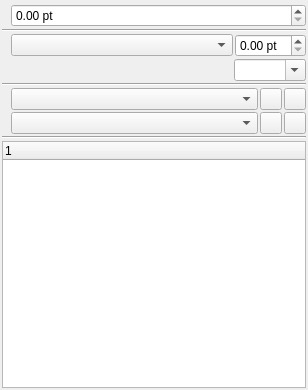
<?xml version="1.0" encoding="UTF-8"?>
<ui version="4.0">
 <class>PropertiesPalette_TextBase</class>
 <widget class="QWidget" name="PropertiesPalette_TextBase">
  <property name="geometry">
   <rect>
    <x>0</x>
    <y>0</y>
    <width>308</width>
    <height>390</height>
   </rect>
  </property>
  <property name="windowTitle">
   <string notr="true">Form</string>
  </property>
  <layout class="QVBoxLayout" name="verticalLayout">
   <property name="spacing">
    <number>2</number>
   </property>
   <property name="leftMargin">
    <number>2</number>
   </property>
   <property name="topMargin">
    <number>2</number>
   </property>
   <property name="rightMargin">
    <number>2</number>
   </property>
   <property name="bottomMargin">
    <number>2</number>
   </property>
   <item>
    <widget class="FontComboH" name="fonts" native="true"/>
   </item>
   <item>
    <layout class="QHBoxLayout" name="horizontalLayout">
     <item>
      <widget class="QLabel" name="fontSizeLabel">
       <property name="sizePolicy">
        <sizepolicy hsizetype="Preferred" vsizetype="Fixed">
         <horstretch>0</horstretch>
         <verstretch>0</verstretch>
        </sizepolicy>
       </property>
       <property name="text">
        <string/>
       </property>
       <property name="pixmap">
        <pixmap>../../resources/icons/zeichen.png</pixmap>
       </property>
       <property name="alignment">
        <set>Qt::AlignLeading|Qt::AlignLeft|Qt::AlignVCenter</set>
       </property>
      </widget>
     </item>
     <item>
      <widget class="ScrSpinBox" name="fontSize">
       <property name="sizePolicy">
        <sizepolicy hsizetype="MinimumExpanding" vsizetype="Fixed">
         <horstretch>0</horstretch>
         <verstretch>0</verstretch>
        </sizepolicy>
       </property>
       <property name="toolTip">
        <string>Font Size</string>
       </property>
       <property name="suffix">
        <string> pt</string>
       </property>
      </widget>
     </item>
    </layout>
   </item>
   <item>
    <widget class="Line" name="line_3">
     <property name="orientation">
      <enum>Qt::Horizontal</enum>
     </property>
    </widget>
   </item>
   <item>
    <layout class="QHBoxLayout" name="horizontalLayout_2">
     <item>
      <widget class="QLabel" name="lineSpacingLabel">
       <property name="sizePolicy">
        <sizepolicy hsizetype="Preferred" vsizetype="Fixed">
         <horstretch>0</horstretch>
         <verstretch>0</verstretch>
        </sizepolicy>
       </property>
       <property name="text">
        <string/>
       </property>
       <property name="pixmap">
        <pixmap>../../resources/icons/linespacing2.png</pixmap>
       </property>
      </widget>
     </item>
     <item>
      <widget class="QComboBox" name="lineSpacingModeCombo">
       <property name="sizePolicy">
        <sizepolicy hsizetype="MinimumExpanding" vsizetype="Fixed">
         <horstretch>0</horstretch>
         <verstretch>0</verstretch>
        </sizepolicy>
       </property>
       <property name="toolTip">
        <string>Select the line spacing mode</string>
       </property>
      </widget>
     </item>
     <item>
      <widget class="ScrSpinBox" name="lineSpacing">
       <property name="sizePolicy">
        <sizepolicy hsizetype="Preferred" vsizetype="Fixed">
         <horstretch>0</horstretch>
         <verstretch>0</verstretch>
        </sizepolicy>
       </property>
       <property name="toolTip">
        <string>Line Spacing</string>
       </property>
       <property name="suffix">
        <string> pt</string>
       </property>
      </widget>
     </item>
    </layout>
   </item>
   <item>
    <layout class="QHBoxLayout" name="horizontalLayout_5">
     <item alignment="Qt::AlignLeft">
      <widget class="DirectionSelect" name="textDirection" native="true"/>
     </item>
     <item>
      <widget class="AlignSelect" name="textAlignment" native="true"/>
     </item>
     <item>
      <spacer name="horizontalSpacer_2">
       <property name="orientation">
        <enum>Qt::Horizontal</enum>
       </property>
       <property name="sizeHint" stdset="0">
        <size>
         <width>40</width>
         <height>20</height>
        </size>
       </property>
      </spacer>
     </item>
     <item>
      <widget class="QComboBox" name="langCombo">
       <property name="toolTip">
        <string>Text Language</string>
       </property>
       <property name="editable">
        <bool>true</bool>
       </property>
      </widget>
     </item>
    </layout>
   </item>
   <item>
    <layout class="QHBoxLayout" name="horizontalLayout_6"/>
   </item>
   <item>
    <widget class="Line" name="line">
     <property name="orientation">
      <enum>Qt::Horizontal</enum>
     </property>
    </widget>
   </item>
   <item>
    <layout class="QHBoxLayout" name="horizontalLayout_3">
     <item>
      <widget class="QLabel" name="paraStyleLabel">
       <property name="sizePolicy">
        <sizepolicy hsizetype="Preferred" vsizetype="Fixed">
         <horstretch>0</horstretch>
         <verstretch>0</verstretch>
        </sizepolicy>
       </property>
       <property name="text">
        <string/>
       </property>
       <property name="pixmap">
        <pixmap>../../resources/icons/zeichen.png</pixmap>
       </property>
      </widget>
     </item>
     <item>
      <widget class="ParaStyleComboBox" name="paraStyleCombo">
       <property name="sizePolicy">
        <sizepolicy hsizetype="MinimumExpanding" vsizetype="Fixed">
         <horstretch>0</horstretch>
         <verstretch>0</verstretch>
        </sizepolicy>
       </property>
       <property name="toolTip">
        <string>Paragraph style of currently selected text or paragraph</string>
       </property>
      </widget>
     </item>
     <item>
      <widget class="QToolButton" name="paraStyleClear">
       <property name="maximumSize">
        <size>
         <width>22</width>
         <height>22</height>
        </size>
       </property>
       <property name="toolTip">
        <string>Remove Direct Paragraph Formatting</string>
       </property>
       <property name="text">
        <string/>
       </property>
       <property name="icon">
        <iconset>
         <normaloff>../../resources/icons/16/edit-clear.png</normaloff>../../resources/icons/16/edit-clear.png</iconset>
       </property>
      </widget>
     </item>
     <item>
      <widget class="QToolButton" name="paraStyleCreate">
       <property name="maximumSize">
        <size>
         <width>22</width>
         <height>22</height>
        </size>
       </property>
       <property name="toolTip">
        <string>Create a paragraph style based on the selection</string>
       </property>
       <property name="text">
        <string/>
       </property>
       <property name="icon">
        <iconset>
         <normaloff>../../resources/icons/16/create-style.png</normaloff>../../resources/icons/16/create-style.png</iconset>
       </property>
      </widget>
     </item>
    </layout>
   </item>
   <item>
    <layout class="QHBoxLayout" name="horizontalLayout_4">
     <item>
      <widget class="QLabel" name="charStyleLabel">
       <property name="sizePolicy">
        <sizepolicy hsizetype="Preferred" vsizetype="Fixed">
         <horstretch>0</horstretch>
         <verstretch>0</verstretch>
        </sizepolicy>
       </property>
       <property name="text">
        <string/>
       </property>
       <property name="pixmap">
        <pixmap>../../resources/icons/zeichen.png</pixmap>
       </property>
      </widget>
     </item>
     <item>
      <widget class="CharStyleComboBox" name="charStyleCombo">
       <property name="sizePolicy">
        <sizepolicy hsizetype="MinimumExpanding" vsizetype="Fixed">
         <horstretch>0</horstretch>
         <verstretch>0</verstretch>
        </sizepolicy>
       </property>
       <property name="toolTip">
        <string>Character style of currently selected text or paragraph</string>
       </property>
      </widget>
     </item>
     <item>
      <widget class="QToolButton" name="charStyleClear">
       <property name="maximumSize">
        <size>
         <width>22</width>
         <height>22</height>
        </size>
       </property>
       <property name="toolTip">
        <string>Remove Direct Character Formatting</string>
       </property>
       <property name="text">
        <string/>
       </property>
       <property name="icon">
        <iconset>
         <normaloff>../../resources/icons/16/edit-clear.png</normaloff>../../resources/icons/16/edit-clear.png</iconset>
       </property>
      </widget>
     </item>
     <item>
      <widget class="QToolButton" name="charStyleCreate">
       <property name="maximumSize">
        <size>
         <width>22</width>
         <height>22</height>
        </size>
       </property>
       <property name="toolTip">
        <string>Create a character style based on the selection</string>
       </property>
       <property name="text">
        <string/>
       </property>
       <property name="icon">
        <iconset>
         <normaloff>../../resources/icons/16/create-style.png</normaloff>../../resources/icons/16/create-style.png</iconset>
       </property>
      </widget>
     </item>
    </layout>
   </item>
   <item>
    <widget class="Line" name="line_2">
     <property name="orientation">
      <enum>Qt::Horizontal</enum>
     </property>
    </widget>
   </item>
   <item>
    <widget class="ScTreeWidget" name="textTree">
     <column>
      <property name="text">
       <string notr="true">1</string>
      </property>
     </column>
    </widget>
   </item>
  </layout>
 </widget>
 <customwidgets>
  <customwidget>
   <class>ScrSpinBox</class>
   <extends>QDoubleSpinBox</extends>
   <header>ui/scrspinbox.h</header>
  </customwidget>
  <customwidget>
   <class>FontComboH</class>
   <extends>QWidget</extends>
   <header>ui/fontcombo.h</header>
   <container>1</container>
  </customwidget>
  <customwidget>
   <class>CharStyleComboBox</class>
   <extends>QComboBox</extends>
   <header>ui/spalette.h</header>
  </customwidget>
  <customwidget>
   <class>ScTreeWidget</class>
   <extends>QTreeWidget</extends>
   <header>ui/sctreewidget.h</header>
  </customwidget>
  <customwidget>
   <class>ParaStyleComboBox</class>
   <extends>QComboBox</extends>
   <header>ui/spalette.h</header>
  </customwidget>
  <customwidget>
   <class>AlignSelect</class>
   <extends>QWidget</extends>
   <header>ui/alignselect.h</header>
   <container>1</container>
  </customwidget>
  <customwidget>
   <class>DirectionSelect</class>
   <extends>QWidget</extends>
   <header>ui/directionselect.h</header>
   <container>1</container>
  </customwidget>
 </customwidgets>
 <resources/>
 <connections/>
</ui>
